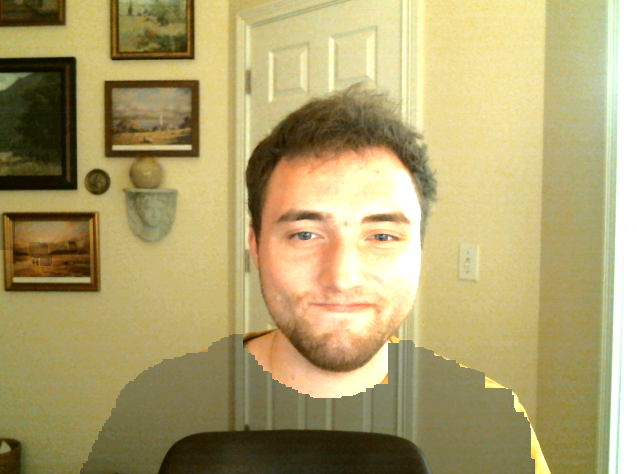
#> input picture cv1p1/Invis Cloak Sweater!.png, 637 x 474 px, given in place of the camera
$ python task2_colorTracking_windows.py
#> lines starting #> are read from the running program, lines starting #| are printed output that depends on the picture; after the words box and inside, x2 and y2 are one past the last pixel; in counts of white or black regions, pixels touching at a corner belong together
# -*- coding: utf-8 -*-

# Computer Vision Course (CSE 40535/60535)
# University of Notre Dame, Fall 2024
# ________________________________________________________________
# Adam Czajka, Andrey Kuehlkamp, September 2017 - 2024

# Here are your tasks:
#
# Task 2a:
# - Select one object that you want to track and set the RGB
#   channels to the selected ranges (found by colorSelection.py).
# - Check if HSV color space works better. Can you ignore one or two
#   channels when working in HSV color space? Why?
# ANSWER: I found that HSV works better. I would assume this is because it tracks intensity better which can better detct
# object in bad lighting. Ignoring the V channel helps in dynamic lighting conditions
# - Try to track candies of different colors (blue, yellow, green).
# ANSWER: when presenting two objects of the same color, the program only recognizes the one that has moved most recently
# It will hop back and forth between the two if they are moving around. When putting up 2 different colors, it ignores the
# color I was not trying to track
# Task 2b:
# - Adapt your code to track multiple objects of *the same* color simultaneously,
#   and show them as separate objects in the camera stream.
#
# Task 2c:
# - Adapt your code to track multiple objects of *different* colors simultaneously,
#   and show them as separate objects in the camera stream. Make your code elegant
#   and requiring minimum changes when the number of different objects to be detected increases.
#


import cv2
import numpy as np
cam = cv2.VideoCapture(0)

while (True):
    retval, img = cam.read()
#> img is the input picture: shape (474, 637, 3); mean B, G, R 110.7, 161.8, 175.6

    res_scale = 0.5 # rescale the input image if it's too large
    img = cv2.resize(img, (0,0), fx = res_scale, fy = res_scale)
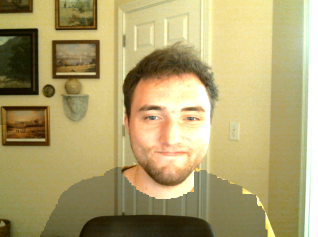
#> img: shape (237, 318, 3); mean B, G, R 110.6, 161.8, 175.6


    #######################################################
    # Use hsvSelection.py to find good color ranges for your object(s):

    # Uncomment this if you want to use HSV
    hsv = cv2.cvtColor(img, cv2.COLOR_BGR2HSV)
#> hsv: shape (237, 318, 3); mean H, S, V 24.2, 106.9, 176.2
    colorRanges = {
        "green": ([40, 50, 0], [90, 200, 255], (0, 255, 0)),
        "red": ([170, 150, 0], [180, 180, 255], (0, 0, 255)),
        "blue": ([90, 140, 0], [110, 175, 255], (255, 0, 0)),
        "yellow": ([0, 90, 0], [25, 150, 255], (0, 255,255)),

    }

    # Resulting binary image may have large number of small objects.
    # You may check different morphological operations to remove these unnecessary
    # elements. You may need to check your ROI defined in step 1 to
    # determine how many pixels your object may have.
    kernel = np.ones((5,5), np.uint8)
    for color_name, (lower, upper, brgColor) in colorRanges.items():
        # Create binary mask for the current color
        lower_bound = np.array(lower, dtype=np.uint8)
        upper_bound = np.array(upper, dtype=np.uint8)
        mask = cv2.inRange(hsv, lower_bound, upper_bound)

        # Apply operations to clean  mask
        mask = cv2.morphologyEx(mask, cv2.MORPH_CLOSE, kernel)
        mask = cv2.morphologyEx(mask, cv2.MORPH_DILATE, kernel)

        # Find contours
        contours, _ = cv2.findContours(mask, cv2.RETR_TREE, cv2.CHAIN_APPROX_SIMPLE)[-2:]

        # We are using [-2:] to select the last two return values from the above function to make the code work with
        # both opencv3 and opencv4. This is because opencv3 provides 3 return values but opencv4 discards the first.

        # Ignore bounding boxes smaller than "minObjectSize"
        minObjectSize = 20

        #######################################################
        # TIP: think if the "if" statement
        # can be replaced with a "for" loop

        for contour in contours:
            # Use just the first contour to draw a rectangle
            x, y, w, h = cv2.boundingRect(contour)

            # Do not show very small objects
            if w > minObjectSize or h > minObjectSize:
                cv2.rectangle(img, (x, y), (x+w, y+h), brgColor, 3)
                cv2.putText(img,            # image
                color_name,        # text
                (x, y-10),                  # start position
                cv2.FONT_HERSHEY_SIMPLEX,   # font
                0.7,                        # size
                brgColor,                # BGR color
                1,                          # thickness
                cv2.LINE_AA)                # type of line
        cv2.imshow(f"{color_name} mask", mask)
#> this loop made 4 passes
#> pass 1, `mask = cv2.inRange(hsv, lower_bound, upper_bound)`:
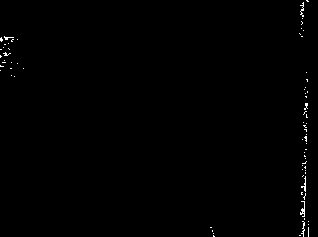
#> mask: shape (237, 318); 0.45% white in thin lines or dots
#> pass 1, `mask = cv2.morphologyEx(mask, cv2.MORPH_CLOSE, kernel)`:
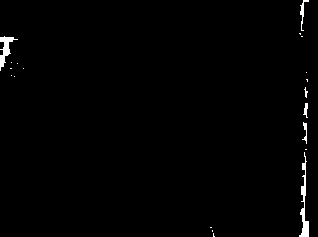
#> mask: shape (237, 318); 0.97% white; 20 white regions (14 under 20 px), largest, box (x1, y1, x2, y2) and area: (299, 152, 309, 237) 301, (0, 36, 18, 71) 219, (300, 0, 309, 31) 75, (302, 122, 307, 144) 49, (303, 103, 308, 118) 42, (304, 87, 308, 98) 20
#> pass 1, `mask = cv2.morphologyEx(mask, cv2.MORPH_DILATE, kernel)`:
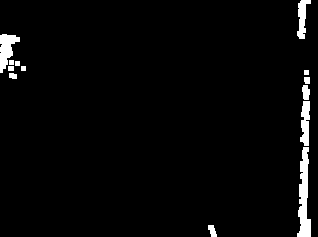
#> mask: shape (237, 318); 2.9% white; 13 white regions, largest, box (x1, y1, x2, y2) and area: (297, 147, 311, 237) 755, (0, 34, 20, 73) 419, (300, 101, 310, 146) 327
#> after the loop:
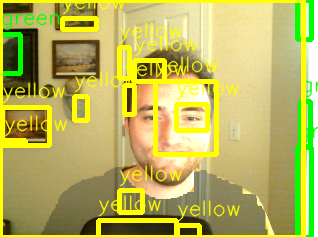
#> img: shape (237, 318, 3); mean B, G, R 91.1, 181, 184.7
#> after the loop:
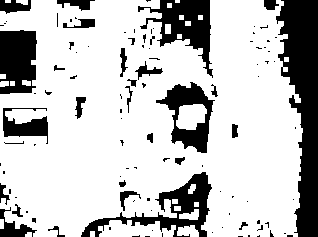
#> mask: shape (237, 318); 76.3% white; 106 black regions (75 under 20 px), largest, box (x1, y1, x2, y2) and area: (276, 0, 318, 237) 5906, (81, 172, 212, 237) 2317, (138, 0, 213, 78) 2282
    cv2.imshow("Live WebCam", img)

    action = cv2.waitKey(1)
#> (key Esc is pressed here)
    if action & 0xFF == 27:
        break

cam.release()
cv2.destroyAllWindows()
